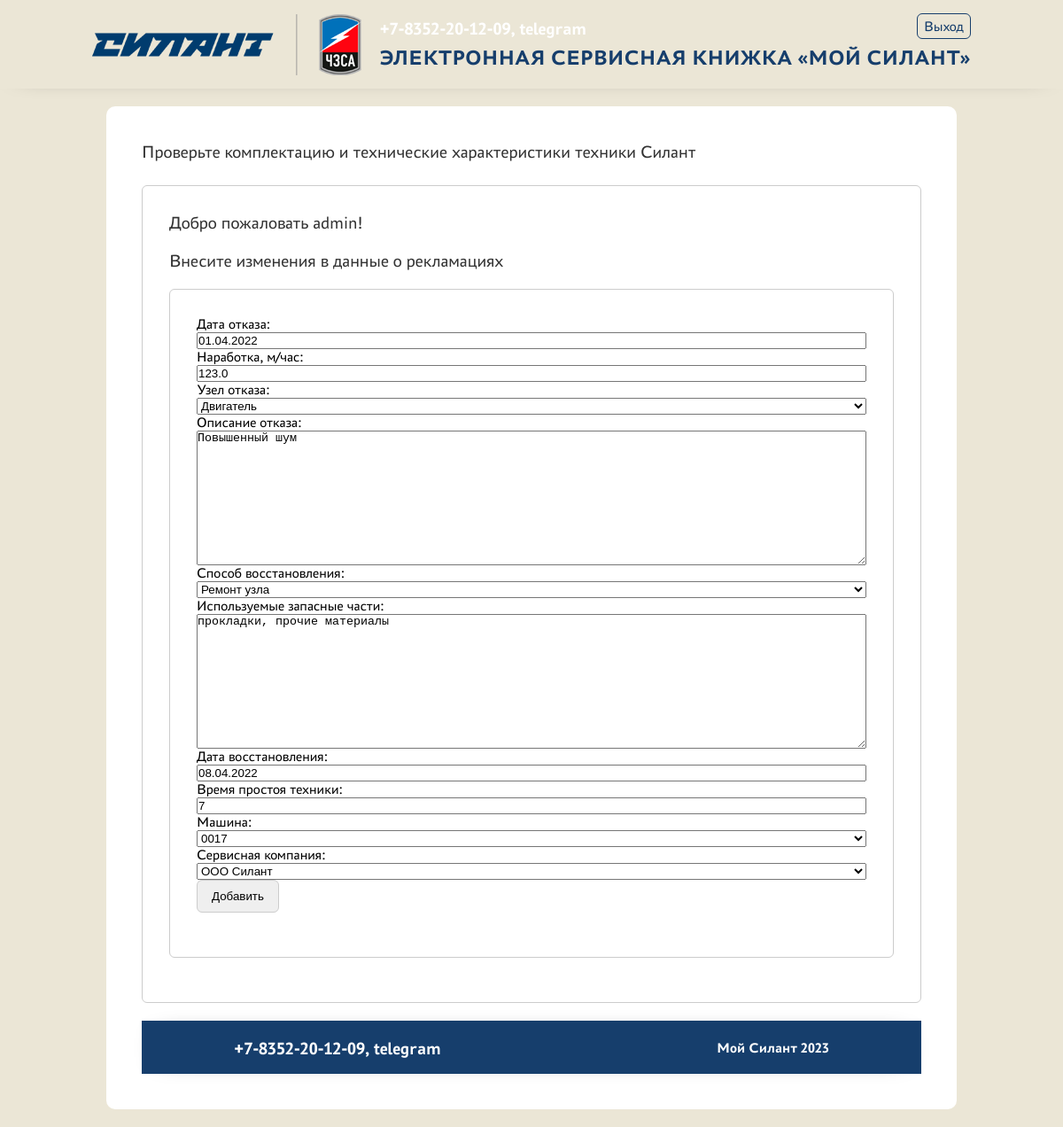
The app's page /complaint_edit/1/ (signed in) with its own data.
### service/models.py (models this page shows, shortened)
class Complaint(models.Model):
    date_rejection = models.DateField(verbose_name='Дата отказа')
    operating_time = models.FloatField(verbose_name='Наработка, м/час')
    failure_node = models.ForeignKey(FailureNode, verbose_name='Узел отказа', on_delete=models.CASCADE)
    failure_description = models.TextField(verbose_name='Описание отказа')
    recovery_method = models.ForeignKey(RecoveryMethod, verbose_name='Способ восстановления', on_delete=models.CASCADE)
    spare_parts = models.TextField(verbose_name='Используемые запасные части', null=True, blank=True)
    recovery_date = models.DateField(verbose_name='Дата восстановления')
    equipment_downtime = models.IntegerField(verbose_name='Время простоя техники')
    machine_complaint = models.ForeignKey(Machine, verbose_name='Машина', on_delete=models.CASCADE)
    service_company_complaint = models.ForeignKey(ServiceCompany, verbose_name='Сервисная компания', on_delete=models.CASCADE)
    class Meta:
        verbose_name = 'Рекламации'
        verbose_name_plural = 'Рекламации'
        ordering = ['-date_rejection']

### service/views.py (the view)
# urls.py: path('complaint_edit/<int:pk>/', ComplaintUpdateView.as_view(), name='complaint_update'),
class ComplaintUpdateView(PermissionRequiredMixin, UpdateView):
    permission_required = ('service.change_complaint',)
    template_name = 'complaint_create.html'
    form_class = ComplaintForm
    def get_object(self, **kwargs):
        id = self.kwargs.get('pk')
        return Complaint.objects.get(pk=id)

### service/forms.py
class ComplaintForm(ModelForm):
    class Meta:
        model = Complaint
        fields = [
            'date_rejection',
            'operating_time',
            'failure_node',
            'failure_description',
            'recovery_method',
            'spare_parts',
            'recovery_date',
            'equipment_downtime',
            'machine_complaint',
            'service_company_complaint',
        ]

### service/models.py (called while the page is built)
    def __str__(self):
        return self.name

    def __str__(self):
        return self.number_machine

    def __str__(self):
        return self.name

    def __str__(self):
        return self.name

### templates/complaint_create.html (shortened to what this page needs)
<!DOCTYPE html>
    {% load static %}
    <link rel="stylesheet" media="all" href="{% static '/css/styles1.css' %}" data-turbolinks-track="reload">
    <link rel="stylesheet" type="text/css" href="{% static '/css/includes.css' %}"><script async="" type="text/javascript" src="/js/vendor.js"></script></head>
  <body>
    <header>
      <div class="centrator">
        <div class="leftside">
          <div id="toplogo"><img src="/static/picture/logo.png"></div>
        </div>
        <div class="rightside">
          <div class="line">
            <div id="contacts" class="p-l-2">
              <span class="phone"><a href="tel:+7-8352-20-12-09">+7-8352-20-12-09, telegram</a></span>
            </div>
            <div id="auth_widget">
              <a href="/sign/logout/">Выход</a>
            </div>
          </div>
          <div class="line">
            <div id="project_name" class="p-l-2">
              <span>Электронная сервисная книжка «Мой силант»</span>
            </div>
          </div>
        </div>
      </div>
    </header>
    {% block content %}
    <div id="content">
      <div class="centrator">
        <section>
  <div class="line">
    <span class="title">
      Проверьте комплектацию и технические характеристики техники Силант
    </span>
  </div>
    <div class="column">
      <div class="search_result">
        <div class="result_info">
          <span>Добро пожаловать {{request.user.username}}!</span>
        </div>
        <div class="result_info">
          <span>Внесите изменения в данные о рекламациях</span>
        </div>
        <div class="result_collection">
          <div class="search_result">
            <div class="result_info">
              <div class="result_collection">
                <form method="POST">
                  {{ form }}
                  <div class="tabs">
                    <input class="tab" type="submit" value="Добавить">
                  </div>
                </form>
              </div>
            </div>
          </div>
        </div>
      </div>
    </div>
        {% endblock content %}
    <footer>
      <div class="centrator">
        <div class="leftside">
          <div class="line">
            <div id="contacts">
              <span class="phone"><a href="tel:+7-8352-20-12-09">+7-8352-20-12-09, telegram</a></span>
            </div>
          </div>
        </div>
        <div class="rightside">
          <span id="copyright">Мой Силант 2023</span>
        </div>
      </div>
    </footer>

### static/css/styles1.css (style rules this page uses)
* { padding: 0; margin: 0; }
p, span, li { color: var(--basic-text-color); }
a:link, a:any-link { color: var(--cold-color); text-decoration: none; }
div, input, header, footer, section { box-sizing: border-box; position: relative; }
body { min-height: 100vh; display: flex; flex-direction: column; background: var(--blanc-color); font-family: Astra Sans, Helvetica, Arial, sans-serif; }
.line { display: flex; flex-direction: row; width: 100%; }
.column { flex-direction: column; width: 100%; }
.p-l-2 { padding-left: 20px; }
.centrator { display: flex; flex-direction: row; min-width: 80%; }
.centrator .leftside { width: max-content; }
.centrator .rightside { width: 100%; display: flex; justify-content: flex-end; flex-direction: column; }
.centrator .rightside > .line { justify-content: flex-end; }
#contacts { justify-content: flex-start; display: flex; flex: 1; width: max-content; }
#contacts span { font-size: 20px; font-weight: bold; margin-right: 20px; }
#contacts span a { text-decoration: none; color: white; }
#auth_widget { color: red; }
#auth_widget a { padding: 5px 7px; box-sizing: border-box; border-radius: 6px; border: 1px solid; }
#project_name { justify-content: flex-start; display: flex; flex: 1; }
#project_name span { font-size: 24px; text-transform: uppercase; margin-top: 8px; cursor: default; font-weight: bold; color: var(--cold-color); }
#copyright { text-align: right; font-weight: bold; color: white; }
header { background: var(--blanc-color); width: 100%; height: 100px; display: flex; justify-content: center; box-shadow: 0 0 30px -24px; }
header .leftside { display: flex; justify-content: center; }
header .leftside > div { display: flex; align-self: center; }
header .rightside { align-self: center; }
footer { background: var(--cold-color); width: 100%; height: 60px; display: flex; justify-content: center; padding: 20px; box-shadow: 0 0 30px -24px; }
#content { align-self: stretch; display: flex; flex: 1; justify-content: center; }
#content section { background: #fff; width: 100%; margin: 20px 0; padding: 40px; border-radius: 10px; height: min-content; }
#content section .search_result { border: 1px solid var(--basic-border-color); padding: 30px; margin: 20px 0; border-radius: 6px; }
#content section .search_result .result_info span { font-size: 20px; display: block; margin: 0 0 20px; }
#content section .search_result .result_collection .tabs { display: flex; margin-bottom: 20px; }
#content section .search_result .result_collection .tabs .tab { padding: 10px 16px; border-radius: 6px; margin-right: 10px; border: 1px solid var(--basic-border-color); cursor: pointer; }
#content section .title { font-size: 20px; cursor: default; margin-bottom: 6px; }
#content section form { width: 100%; display: flex; flex-direction: column; }

### records on screen
Complaint: date_rejection "01.04.2022", operating_time "123.0", failure_node "Двигатель", failure_description "Повышенный шум", recovery_method "Ремонт узла", spare_parts "прокладки, прочие материалы", recovery_date "08.04.2022", equipment_downtime "7", machine_complaint "0017", service_company_complaint "ООО Силант"

### other values on screen
{{ request.user.username }} "admin"
